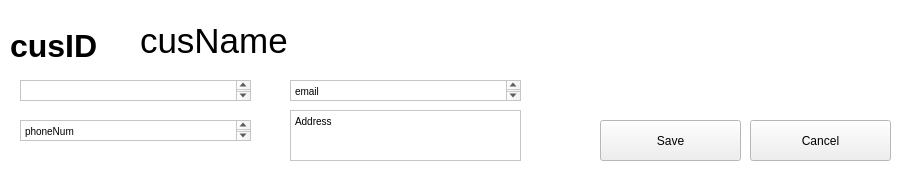
     <widget class="QWidget" name="Pedit_info">
      <property name="palette">
       <palette>
        <active>
         <colorrole role="Base">
          <brush brushstyle="SolidPattern">
           <color alpha="255">
            <red>255</red>
            <green>255</green>
            <blue>255</blue>
           </color>
          </brush>
         </colorrole>
         <colorrole role="Window">
          <brush brushstyle="SolidPattern">
           <color alpha="255">
            <red>255</red>
            <green>255</green>
            <blue>255</blue>
           </color>
          </brush>
         </colorrole>
        </active>
        <inactive>
         <colorrole role="Base">
          <brush brushstyle="SolidPattern">
           <color alpha="255">
            <red>255</red>
            <green>255</green>
            <blue>255</blue>
           </color>
          </brush>
         </colorrole>
         <colorrole role="Window">
          <brush brushstyle="SolidPattern">
           <color alpha="255">
            <red>255</red>
            <green>255</green>
            <blue>255</blue>
           </color>
          </brush>
         </colorrole>
        </inactive>
        <disabled>
         <colorrole role="Base">
          <brush brushstyle="SolidPattern">
           <color alpha="255">
            <red>255</red>
            <green>255</green>
            <blue>255</blue>
           </color>
          </brush>
         </colorrole>
         <colorrole role="Window">
          <brush brushstyle="SolidPattern">
           <color alpha="255">
            <red>255</red>
            <green>255</green>
            <blue>255</blue>
           </color>
          </brush>
         </colorrole>
        </disabled>
       </palette>
      </property>
      <widget class="QPushButton" name="edit_save_button">
       <property name="geometry">
        <rect>
         <x>600</x>
         <y>120</y>
         <width>141</width>
         <height>41</height>
        </rect>
       </property>
       <property name="text">
        <string>Save</string>
       </property>
      </widget>
      <widget class="QLabel" name="Pedit_cusID_label">
       <property name="geometry">
        <rect>
         <x>10</x>
         <y>20</y>
         <width>121</width>
         <height>51</height>
        </rect>
       </property>
       <property name="palette">
        <palette>
         <active>
          <colorrole role="WindowText">
           <brush brushstyle="SolidPattern">
            <color alpha="255">
             <red>0</red>
             <green>0</green>
             <blue>0</blue>
            </color>
           </brush>
          </colorrole>
         </active>
         <inactive>
          <colorrole role="WindowText">
           <brush brushstyle="SolidPattern">
            <color alpha="255">
             <red>0</red>
             <green>0</green>
             <blue>0</blue>
            </color>
           </brush>
          </colorrole>
         </inactive>
         <disabled>
          <colorrole role="WindowText">
           <brush brushstyle="SolidPattern">
            <color alpha="255">
             <red>120</red>
             <green>120</green>
             <blue>120</blue>
            </color>
           </brush>
          </colorrole>
         </disabled>
        </palette>
       </property>
       <property name="font">
        <font>
         <pointsize>24</pointsize>
         <weight>75</weight>
         <bold>true</bold>
        </font>
       </property>
       <property name="text">
        <string>cusID</string>
       </property>
      </widget>
      <widget class="QLabel" name="Pedit_cusName_label">
       <property name="geometry">
        <rect>
         <x>140</x>
         <y>20</y>
         <width>271</width>
         <height>41</height>
        </rect>
       </property>
       <property name="palette">
        <palette>
         <active>
          <colorrole role="WindowText">
           <brush brushstyle="SolidPattern">
            <color alpha="255">
             <red>0</red>
             <green>0</green>
             <blue>0</blue>
            </color>
           </brush>
          </colorrole>
          <colorrole role="Button">
           <brush brushstyle="SolidPattern">
            <color alpha="255">
             <red>255</red>
             <green>255</green>
             <blue>255</blue>
            </color>
           </brush>
          </colorrole>
          <colorrole role="Light">
           <brush brushstyle="SolidPattern">
            <color alpha="255">
             <red>255</red>
             <green>255</green>
             <blue>255</blue>
            </color>
           </brush>
          </colorrole>
          <colorrole role="Midlight">
           <brush brushstyle="SolidPattern">
            <color alpha="255">
             <red>255</red>
             <green>255</green>
             <blue>255</blue>
            </color>
           </brush>
          </colorrole>
          <colorrole role="Dark">
           <brush brushstyle="SolidPattern">
            <color alpha="255">
             <red>127</red>
             <green>127</green>
             <blue>127</blue>
            </color>
           </brush>
          </colorrole>
          <colorrole role="Mid">
           <brush brushstyle="SolidPattern">
            <color alpha="255">
             <red>170</red>
             <green>170</green>
             <blue>170</blue>
            </color>
           </brush>
          </colorrole>
          <colorrole role="Text">
           <brush brushstyle="SolidPattern">
            <color alpha="255">
             <red>0</red>
             <green>0</green>
             <blue>0</blue>
            </color>
           </brush>
          </colorrole>
          <colorrole role="BrightText">
           <brush brushstyle="SolidPattern">
            <color alpha="255">
             <red>255</red>
             <green>255</green>
             <blue>255</blue>
            </color>
           </brush>
          </colorrole>
          <colorrole role="ButtonText">
           <brush brushstyle="SolidPattern">
            <color alpha="255">
             <red>0</red>
             <green>0</green>
             <blue>0</blue>
            </color>
           </brush>
          </colorrole>
          <colorrole role="Base">
           <brush brushstyle="SolidPattern">
            <color alpha="255">
             <red>255</red>
             <green>255</green>
             <blue>255</blue>
            </color>
           </brush>
          </colorrole>
          <colorrole role="Window">
           <brush brushstyle="SolidPattern">
            <color alpha="255">
             <red>255</red>
             <green>255</green>
             <blue>255</blue>
            </color>
           </brush>
          </colorrole>
          <colorrole role="Shadow">
           <brush brushstyle="SolidPattern">
            <color alpha="255">
             <red>0</red>
             <green>0</green>
             <blue>0</blue>
            </color>
           </brush>
          </colorrole>
          <colorrole role="AlternateBase">
           <brush brushstyle="SolidPattern">
            <color alpha="255">
             <red>255</red>
             <green>255</green>
             <blue>255</blue>
            </color>
           </brush>
          </colorrole>
          <colorrole role="ToolTipBase">
           <brush brushstyle="SolidPattern">
            <color alpha="255">
             <red>255</red>
             <green>255</green>
             <blue>220</blue>
            </color>
           </brush>
          </colorrole>
          <colorrole role="ToolTipText">
           <brush brushstyle="SolidPattern">
            <color alpha="255">
             <red>0</red>
             <green>0</green>
             <blue>0</blue>
            </color>
           </brush>
          </colorrole>
          <colorrole role="PlaceholderText">
           <brush brushstyle="SolidPattern">
            <color alpha="128">
             <red>0</red>
             <green>0</green>
             <blue>0</blue>
            </color>
           </brush>
          </colorrole>
         </active>
         <inactive>
          <colorrole role="WindowText">
           <brush brushstyle="SolidPattern">
            <color alpha="255">
             <red>0</red>
             <green>0</green>
             <blue>0</blue>
            </color>
           </brush>
          </colorrole>
          <colorrole role="Button">
           <brush brushstyle="SolidPattern">
            <color alpha="255">
             <red>255</red>
             <green>255</green>
             <blue>255</blue>
            </color>
           </brush>
          </colorrole>
          <colorrole role="Light">
           <brush brushstyle="SolidPattern">
            <color alpha="255">
             <red>255</red>
             <green>255</green>
             <blue>255</blue>
            </color>
           </brush>
          </colorrole>
          <colorrole role="Midlight">
           <brush brushstyle="SolidPattern">
            <color alpha="255">
             <red>255</red>
             <green>255</green>
             <blue>255</blue>
            </color>
           </brush>
          </colorrole>
          <colorrole role="Dark">
           <brush brushstyle="SolidPattern">
            <color alpha="255">
             <red>127</red>
             <green>127</green>
             <blue>127</blue>
            </color>
           </brush>
          </colorrole>
          <colorrole role="Mid">
           <brush brushstyle="SolidPattern">
            <color alpha="255">
             <red>170</red>
             <green>170</green>
             <blue>170</blue>
            </color>
           </brush>
          </colorrole>
          <colorrole role="Text">
           <brush brushstyle="SolidPattern">
            <color alpha="255">
             <red>0</red>
             <green>0</green>
             <blue>0</blue>
            </color>
           </brush>
          </colorrole>
          <colorrole role="BrightText">
           <brush brushstyle="SolidPattern">
            <color alpha="255">
             <red>255</red>
             <green>255</green>
             <blue>255</blue>
            </color>
           </brush>
          </colorrole>
          <colorrole role="ButtonText">
           <brush brushstyle="SolidPattern">
            <color alpha="255">
             <red>0</red>
             <green>0</green>
             <blue>0</blue>
            </color>
           </brush>
          </colorrole>
          <colorrole role="Base">
           <brush brushstyle="SolidPattern">
            <color alpha="255">
             <red>255</red>
             <green>255</green>
             <blue>255</blue>
            </color>
           </brush>
          </colorrole>
          <colorrole role="Window">
           <brush brushstyle="SolidPattern">
            <color alpha="255">
             <red>255</red>
             <green>255</green>
             <blue>255</blue>
            </color>
           </brush>
          </colorrole>
          <colorrole role="Shadow">
           <brush brushstyle="SolidPattern">
            <color alpha="255">
             <red>0</red>
             <green>0</green>
             <blue>0</blue>
            </color>
           </brush>
          </colorrole>
          <colorrole role="AlternateBase">
           <brush brushstyle="SolidPattern">
            <color alpha="255">
             <red>255</red>
             <green>255</green>
             <blue>255</blue>
            </color>
           </brush>
          </colorrole>
          <colorrole role="ToolTipBase">
           <brush brushstyle="SolidPattern">
            <color alpha="255">
             <red>255</red>
             <green>255</green>
             <blue>220</blue>
            </color>
           </brush>
          </colorrole>
          <colorrole role="ToolTipText">
           <brush brushstyle="SolidPattern">
            <color alpha="255">
             <red>0</red>
             <green>0</green>
             <blue>0</blue>
            </color>
           </brush>
          </colorrole>
          <colorrole role="PlaceholderText">
           <brush brushstyle="SolidPattern">
            <color alpha="128">
             <red>0</red>
             <green>0</green>
             <blue>0</blue>
            </color>
           </brush>
          </colorrole>
         </inactive>
         <disabled>
          <colorrole role="WindowText">
           <brush brushstyle="SolidPattern">
            <color alpha="255">
             <red>127</red>
             <green>127</green>
             <blue>127</blue>
            </color>
           </brush>
          </colorrole>
          <colorrole role="Button">
           <brush brushstyle="SolidPattern">
            <color alpha="255">
             <red>255</red>
             <green>255</green>
             <blue>255</blue>
            </color>
           </brush>
          </colorrole>
          <colorrole role="Light">
           <brush brushstyle="SolidPattern">
            <color alpha="255">
             <red>255</red>
             <green>255</green>
             <blue>255</blue>
            </color>
           </brush>
          </colorrole>
          <colorrole role="Midlight">
           <brush brushstyle="SolidPattern">
            <color alpha="255">
             <red>255</red>
             <green>255</green>
             <blue>255</blue>
            </color>
           </brush>
          </colorrole>
          <colorrole role="Dark">
           <brush brushstyle="SolidPattern">
            <color alpha="255">
             <red>127</red>
             <green>127</green>
             <blue>127</blue>
            </color>
           </brush>
          </colorrole>
          <colorrole role="Mid">
           <brush brushstyle="SolidPattern">
            <color alpha="255">
             <red>170</red>
             <green>170</green>
             <blue>170</blue>
            </color>
           </brush>
          </colorrole>
          <colorrole role="Text">
           <brush brushstyle="SolidPattern">
            <color alpha="255">
             <red>127</red>
             <green>127</green>
             <blue>127</blue>
            </color>
           </brush>
          </colorrole>
          <colorrole role="BrightText">
           <brush brushstyle="SolidPattern">
            <color alpha="255">
             <red>255</red>
             <green>255</green>
             <blue>255</blue>
            </color>
           </brush>
          </colorrole>
          <colorrole role="ButtonText">
           <brush brushstyle="SolidPattern">
            <color alpha="255">
             <red>127</red>
             <green>127</green>
             <blue>127</blue>
            </color>
           </brush>
          </colorrole>
          <colorrole role="Base">
           <brush brushstyle="SolidPattern">
            <color alpha="255">
             <red>255</red>
             <green>255</green>
             <blue>255</blue>
            </color>
           </brush>
          </colorrole>
          <colorrole role="Window">
           <brush brushstyle="SolidPattern">
            <color alpha="255">
             <red>255</red>
             <green>255</green>
             <blue>255</blue>
            </color>
           </brush>
          </colorrole>
          <colorrole role="Shadow">
           <brush brushstyle="SolidPattern">
            <color alpha="255">
             <red>0</red>
             <green>0</green>
             <blue>0</blue>
            </color>
           </brush>
          </colorrole>
          <colorrole role="AlternateBase">
           <brush brushstyle="SolidPattern">
            <color alpha="255">
             <red>255</red>
             <green>255</green>
             <blue>255</blue>
            </color>
           </brush>
          </colorrole>
          <colorrole role="ToolTipBase">
           <brush brushstyle="SolidPattern">
            <color alpha="255">
             <red>255</red>
             <green>255</green>
             <blue>220</blue>
            </color>
           </brush>
          </colorrole>
          <colorrole role="ToolTipText">
           <brush brushstyle="SolidPattern">
            <color alpha="255">
             <red>0</red>
             <green>0</green>
             <blue>0</blue>
            </color>
           </brush>
          </colorrole>
          <colorrole role="PlaceholderText">
           <brush brushstyle="SolidPattern">
            <color alpha="128">
             <red>0</red>
             <green>0</green>
             <blue>0</blue>
            </color>
           </brush>
          </colorrole>
         </disabled>
        </palette>
       </property>
       <property name="font">
        <font>
         <pointsize>26</pointsize>
         <weight>50</weight>
         <bold>false</bold>
        </font>
       </property>
       <property name="text">
        <string>cusName</string>
       </property>
      </widget>
      <widget class="QTextEdit" name="TC_textEdit">
       <property name="geometry">
        <rect>
         <x>20</x>
         <y>80</y>
         <width>231</width>
         <height>21</height>
        </rect>
       </property>
       <property name="palette">
        <palette>
         <active>
          <colorrole role="Text">
           <brush brushstyle="SolidPattern">
            <color alpha="255">
             <red>0</red>
             <green>0</green>
             <blue>0</blue>
            </color>
           </brush>
          </colorrole>
          <colorrole role="BrightText">
           <brush brushstyle="SolidPattern">
            <color alpha="255">
             <red>153</red>
             <green>153</green>
             <blue>153</blue>
            </color>
           </brush>
          </colorrole>
         </active>
         <inactive>
          <colorrole role="Text">
           <brush brushstyle="SolidPattern">
            <color alpha="255">
             <red>0</red>
             <green>0</green>
             <blue>0</blue>
            </color>
           </brush>
          </colorrole>
          <colorrole role="BrightText">
           <brush brushstyle="SolidPattern">
            <color alpha="255">
             <red>153</red>
             <green>153</green>
             <blue>153</blue>
            </color>
           </brush>
          </colorrole>
         </inactive>
         <disabled>
          <colorrole role="Text">
           <brush brushstyle="SolidPattern">
            <color alpha="255">
             <red>120</red>
             <green>120</green>
             <blue>120</blue>
            </color>
           </brush>
          </colorrole>
          <colorrole role="BrightText">
           <brush brushstyle="SolidPattern">
            <color alpha="255">
             <red>153</red>
             <green>153</green>
             <blue>153</blue>
            </color>
           </brush>
          </colorrole>
         </disabled>
        </palette>
       </property>
       <property name="documentTitle">
        <string/>
       </property>
       <property name="markdown">
        <string>TC

</string>
       </property>
       <property name="placeholderText">
        <string/>
       </property>
      </widget>
      <widget class="QTextEdit" name="phoneNum_textEdit">
       <property name="geometry">
        <rect>
         <x>20</x>
         <y>120</y>
         <width>231</width>
         <height>21</height>
        </rect>
       </property>
       <property name="palette">
        <palette>
         <active>
          <colorrole role="Text">
           <brush brushstyle="SolidPattern">
            <color alpha="255">
             <red>0</red>
             <green>0</green>
             <blue>0</blue>
            </color>
           </brush>
          </colorrole>
          <colorrole role="BrightText">
           <brush brushstyle="SolidPattern">
            <color alpha="255">
             <red>153</red>
             <green>153</green>
             <blue>153</blue>
            </color>
           </brush>
          </colorrole>
          <colorrole role="PlaceholderText">
           <brush brushstyle="NoBrush">
            <color alpha="128">
             <red>0</red>
             <green>0</green>
             <blue>0</blue>
            </color>
           </brush>
          </colorrole>
         </active>
         <inactive>
          <colorrole role="Text">
           <brush brushstyle="SolidPattern">
            <color alpha="255">
             <red>0</red>
             <green>0</green>
             <blue>0</blue>
            </color>
           </brush>
          </colorrole>
          <colorrole role="BrightText">
           <brush brushstyle="SolidPattern">
            <color alpha="255">
             <red>153</red>
             <green>153</green>
             <blue>153</blue>
            </color>
           </brush>
          </colorrole>
          <colorrole role="PlaceholderText">
           <brush brushstyle="NoBrush">
            <color alpha="128">
             <red>0</red>
             <green>0</green>
             <blue>0</blue>
            </color>
           </brush>
          </colorrole>
         </inactive>
         <disabled>
          <colorrole role="Text">
           <brush brushstyle="SolidPattern">
            <color alpha="255">
             <red>120</red>
             <green>120</green>
             <blue>120</blue>
            </color>
           </brush>
          </colorrole>
          <colorrole role="BrightText">
           <brush brushstyle="SolidPattern">
            <color alpha="255">
             <red>153</red>
             <green>153</green>
             <blue>153</blue>
            </color>
           </brush>
          </colorrole>
          <colorrole role="PlaceholderText">
           <brush brushstyle="NoBrush">
            <color alpha="128">
             <red>0</red>
             <green>0</green>
             <blue>0</blue>
            </color>
           </brush>
          </colorrole>
         </disabled>
        </palette>
       </property>
       <property name="documentTitle">
        <string/>
       </property>
       <property name="markdown">
        <string>phoneNum

</string>
       </property>
       <property name="html">
        <string>&lt;!DOCTYPE HTML PUBLIC &quot;-//W3C//DTD HTML 4.0//EN&quot; &quot;http://www.w3.org/TR/REC-html40/strict.dtd&quot;&gt;
&lt;html&gt;&lt;head&gt;&lt;meta name=&quot;qrichtext&quot; content=&quot;1&quot; /&gt;&lt;style type=&quot;text/css&quot;&gt;
p, li { white-space: pre-wrap; }
&lt;/style&gt;&lt;/head&gt;&lt;body style=&quot; font-family:'MS Shell Dlg 2'; font-size:7.8pt; font-weight:400; font-style:normal;&quot;&gt;
&lt;p style=&quot; margin-top:5px; margin-bottom:5px; margin-left:0px; margin-right:0px; -qt-block-indent:0; text-indent:0px;&quot;&gt;phoneNum&lt;/p&gt;&lt;/body&gt;&lt;/html&gt;</string>
       </property>
       <property name="placeholderText">
        <string/>
       </property>
      </widget>
      <widget class="QTextEdit" name="email_textEdit">
       <property name="geometry">
        <rect>
         <x>290</x>
         <y>80</y>
         <width>231</width>
         <height>21</height>
        </rect>
       </property>
       <property name="palette">
        <palette>
         <active>
          <colorrole role="Text">
           <brush brushstyle="SolidPattern">
            <color alpha="255">
             <red>0</red>
             <green>0</green>
             <blue>0</blue>
            </color>
           </brush>
          </colorrole>
          <colorrole role="BrightText">
           <brush brushstyle="SolidPattern">
            <color alpha="255">
             <red>153</red>
             <green>153</green>
             <blue>153</blue>
            </color>
           </brush>
          </colorrole>
          <colorrole role="PlaceholderText">
           <brush brushstyle="NoBrush">
            <color alpha="128">
             <red>0</red>
             <green>0</green>
             <blue>0</blue>
            </color>
           </brush>
          </colorrole>
         </active>
         <inactive>
          <colorrole role="Text">
           <brush brushstyle="SolidPattern">
            <color alpha="255">
             <red>0</red>
             <green>0</green>
             <blue>0</blue>
            </color>
           </brush>
          </colorrole>
          <colorrole role="BrightText">
           <brush brushstyle="SolidPattern">
            <color alpha="255">
             <red>153</red>
             <green>153</green>
             <blue>153</blue>
            </color>
           </brush>
          </colorrole>
          <colorrole role="PlaceholderText">
           <brush brushstyle="NoBrush">
            <color alpha="128">
             <red>0</red>
             <green>0</green>
             <blue>0</blue>
            </color>
           </brush>
          </colorrole>
         </inactive>
         <disabled>
          <colorrole role="Text">
           <brush brushstyle="SolidPattern">
            <color alpha="255">
             <red>120</red>
             <green>120</green>
             <blue>120</blue>
            </color>
           </brush>
          </colorrole>
          <colorrole role="BrightText">
           <brush brushstyle="SolidPattern">
            <color alpha="255">
             <red>153</red>
             <green>153</green>
             <blue>153</blue>
            </color>
           </brush>
          </colorrole>
          <colorrole role="PlaceholderText">
           <brush brushstyle="NoBrush">
            <color alpha="128">
             <red>0</red>
             <green>0</green>
             <blue>0</blue>
            </color>
           </brush>
          </colorrole>
         </disabled>
        </palette>
       </property>
       <property name="documentTitle">
        <string/>
       </property>
       <property name="markdown">
        <string>email

</string>
       </property>
       <property name="html">
        <string>&lt;!DOCTYPE HTML PUBLIC &quot;-//W3C//DTD HTML 4.0//EN&quot; &quot;http://www.w3.org/TR/REC-html40/strict.dtd&quot;&gt;
&lt;html&gt;&lt;head&gt;&lt;meta name=&quot;qrichtext&quot; content=&quot;1&quot; /&gt;&lt;style type=&quot;text/css&quot;&gt;
p, li { white-space: pre-wrap; }
&lt;/style&gt;&lt;/head&gt;&lt;body style=&quot; font-family:'MS Shell Dlg 2'; font-size:7.8pt; font-weight:400; font-style:normal;&quot;&gt;
&lt;p style=&quot; margin-top:5px; margin-bottom:5px; margin-left:0px; margin-right:0px; -qt-block-indent:0; text-indent:0px;&quot;&gt;email&lt;/p&gt;&lt;/body&gt;&lt;/html&gt;</string>
       </property>
       <property name="placeholderText">
        <string/>
       </property>
      </widget>
      <widget class="QTextEdit" name="Address_textEdit">
       <property name="geometry">
        <rect>
         <x>290</x>
         <y>110</y>
         <width>231</width>
         <height>51</height>
        </rect>
       </property>
       <property name="palette">
        <palette>
         <active>
          <colorrole role="Text">
           <brush brushstyle="SolidPattern">
            <color alpha="255">
             <red>0</red>
             <green>0</green>
             <blue>0</blue>
            </color>
           </brush>
          </colorrole>
          <colorrole role="BrightText">
           <brush brushstyle="SolidPattern">
            <color alpha="255">
             <red>153</red>
             <green>153</green>
             <blue>153</blue>
            </color>
           </brush>
          </colorrole>
          <colorrole role="PlaceholderText">
           <brush brushstyle="NoBrush">
            <color alpha="128">
             <red>0</red>
             <green>0</green>
             <blue>0</blue>
            </color>
           </brush>
          </colorrole>
         </active>
         <inactive>
          <colorrole role="Text">
           <brush brushstyle="SolidPattern">
            <color alpha="255">
             <red>0</red>
             <green>0</green>
             <blue>0</blue>
            </color>
           </brush>
          </colorrole>
          <colorrole role="BrightText">
           <brush brushstyle="SolidPattern">
            <color alpha="255">
             <red>153</red>
             <green>153</green>
             <blue>153</blue>
            </color>
           </brush>
          </colorrole>
          <colorrole role="PlaceholderText">
           <brush brushstyle="NoBrush">
            <color alpha="128">
             <red>0</red>
             <green>0</green>
             <blue>0</blue>
            </color>
           </brush>
          </colorrole>
         </inactive>
         <disabled>
          <colorrole role="Text">
           <brush brushstyle="SolidPattern">
            <color alpha="255">
             <red>120</red>
             <green>120</green>
             <blue>120</blue>
            </color>
           </brush>
          </colorrole>
          <colorrole role="BrightText">
           <brush brushstyle="SolidPattern">
            <color alpha="255">
             <red>153</red>
             <green>153</green>
             <blue>153</blue>
            </color>
           </brush>
          </colorrole>
          <colorrole role="PlaceholderText">
           <brush brushstyle="NoBrush">
            <color alpha="128">
             <red>0</red>
             <green>0</green>
             <blue>0</blue>
            </color>
           </brush>
          </colorrole>
         </disabled>
        </palette>
       </property>
       <property name="documentTitle">
        <string/>
       </property>
       <property name="markdown">
        <string>Address

</string>
       </property>
       <property name="html">
        <string>&lt;!DOCTYPE HTML PUBLIC &quot;-//W3C//DTD HTML 4.0//EN&quot; &quot;http://www.w3.org/TR/REC-html40/strict.dtd&quot;&gt;
&lt;html&gt;&lt;head&gt;&lt;meta name=&quot;qrichtext&quot; content=&quot;1&quot; /&gt;&lt;style type=&quot;text/css&quot;&gt;
p, li { white-space: pre-wrap; }
&lt;/style&gt;&lt;/head&gt;&lt;body style=&quot; font-family:'MS Shell Dlg 2'; font-size:7.8pt; font-weight:400; font-style:normal;&quot;&gt;
&lt;p style=&quot; margin-top:5px; margin-bottom:5px; margin-left:0px; margin-right:0px; -qt-block-indent:0; text-indent:0px;&quot;&gt;Address&lt;/p&gt;&lt;/body&gt;&lt;/html&gt;</string>
       </property>
       <property name="placeholderText">
        <string/>
       </property>
      </widget>
      <widget class="QPushButton" name="edit_cancel_button">
       <property name="geometry">
        <rect>
         <x>750</x>
         <y>120</y>
         <width>141</width>
         <height>41</height>
        </rect>
       </property>
       <property name="text">
        <string>Cancel</string>
       </property>
      </widget>
     </widget>
